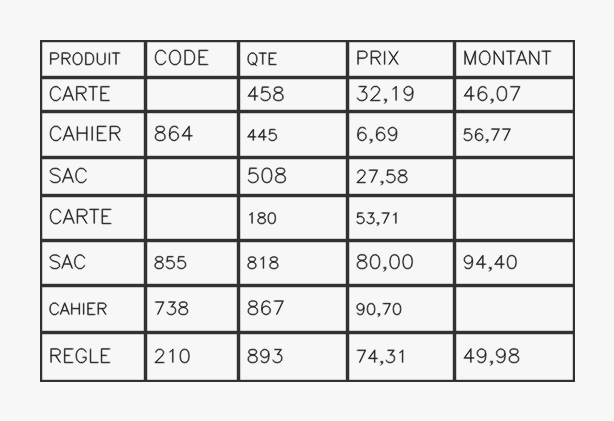
#> input picture corpus/smoke/bordures-01.png, 614 x 421 px
$ python -i images.py   (imports and definitions only)
#> lines starting #> are read from the running program, lines starting #| are printed output that depends on the picture; after the words box and inside, x2 and y2 are one past the last pixel; in counts of white or black regions, pixels touching at a corner belong together
### detector/grid.py
MAX_ROWS = 50
MAX_COLUMNS = 24
MAX_CELLS = 800


def allowed_shape(rows, columns):
    return (
        1 <= rows <= MAX_ROWS
        and 1 <= columns <= MAX_COLUMNS
        and rows * columns <= MAX_CELLS
    )

### detector/images.py
from dataclasses import dataclass
from itertools import pairwise

import cv2
import numpy as np


from .grid import allowed_shape

MAX_SIDE = 1800
MIN_TABLE_AREA = 0.07


@dataclass
class GridLayout:
    ink: np.ndarray
    xs: list[int]
    ys: list[int]
    gray: np.ndarray | None = None
    to_source: np.ndarray | None = None
    warning: str = ""

    @property
    def width(self):
        return len(self.xs) - 1

    @property
    def height(self):
        return len(self.ys) - 1


def _threshold(gray):
    return cv2.adaptiveThreshold(
        gray, 255, cv2.ADAPTIVE_THRESH_GAUSSIAN_C, cv2.THRESH_BINARY_INV, 31, 11
    )


def _rectified_candidates(gray, ink):
    """Propose des contours fermés et leur redressement, par surface décroissante."""
    height, width = gray.shape
    connected = cv2.morphologyEx(ink, cv2.MORPH_CLOSE, np.ones((5, 5), np.uint8))
    contours, _ = cv2.findContours(connected, cv2.RETR_LIST, cv2.CHAIN_APPROX_SIMPLE)
    for contour in sorted(contours, key=cv2.contourArea, reverse=True)[:8]:
        if cv2.contourArea(contour) < width * height * MIN_TABLE_AREA:
            break
        polygon = cv2.approxPolyDP(contour, 0.022 * cv2.arcLength(contour, True), True)
        if len(polygon) != 4 or not cv2.isContourConvex(polygon):
            continue
        boundary = cv2.boundingRect(polygon)
        left, right = np.split(polygon.reshape(4, 2)[np.argsort(polygon[:, 0, 0])], 2)
        tl, bl = left[np.argsort(left[:, 1])]
        tr, br = right[np.argsort(right[:, 1])]
        target_width = round(max(np.linalg.norm(tr - tl), np.linalg.norm(br - bl)))
        target_height = round(max(np.linalg.norm(bl - tl), np.linalg.norm(br - tr)))
        if min(target_width, target_height) < 40:
            continue
        margin = 10
        target = np.float32(
            [
                [margin, margin],
                [margin + target_width, margin],
                [margin + target_width, margin + target_height],
                [margin, margin + target_height],
            ]
        )
        transform = cv2.getPerspectiveTransform(np.float32([tl, tr, br, bl]), target)
        image = cv2.warpPerspective(
            gray,
            transform,
            (target_width + 2 * margin, target_height + 2 * margin),
            borderValue=255,
        )
        yield image, boundary, np.linalg.inv(transform)


def _is_fragment(bounds, enclosing):
    x, y, w, h = bounds
    left, top, width, height = enclosing
    return (
        w * h < 0.35 * width * height
        and left - 3 <= x
        and top - 3 <= y
        and x + w <= left + width + 3
        and y + h <= top + height + 3
    )


def _rectified_photo(gray, ink):
    candidate = next(_rectified_candidates(gray, ink), None)
    return candidate[0] if candidate is not None else None


def _line_positions(mask, axis):
    coverage = np.count_nonzero(mask, axis=axis)
    stride = mask.shape[axis]
    indices = np.flatnonzero(coverage >= max(stride * 0.16, coverage.max() * 0.44))
    if not len(indices):
        return []
    groups = np.split(indices, np.flatnonzero(np.diff(indices) > 3) + 1)
    return [int(np.average(group, weights=coverage[group])) for group in groups]


def _axis_lines(ink, length, horizontal):
    gap = max(3, length // 120)
    span = max(13, length // 18)
    close_shape = (1, gap) if horizontal else (gap, 1)
    open_shape = (1, span) if horizontal else (span, 1)
    connected = cv2.morphologyEx(ink, cv2.MORPH_CLOSE, np.ones(close_shape, np.uint8))
    return cv2.morphologyEx(connected, cv2.MORPH_OPEN, np.ones(open_shape, np.uint8))


def _has_weak_segment(line_mask, positions, divisions, radius):
    # Une interruption locale brève est tolérée. Un bord de cellule absent ne l'est pas.
    for coordinate in positions[1:-1]:
        band = line_mask[max(0, coordinate - radius) : coordinate + radius + 1]
        stroke = band.any(axis=0)
        for left, right in pairwise(divisions):
            margin = max(1, (right - left) // 10)
            if stroke[left + margin : right - margin].mean() < 0.48:
                return True
    return False


def _layout(ink, *, tolerate_drift=False, gray=None, to_source=None):
    height, width = ink.shape
    horizontal = _axis_lines(ink, width, horizontal=True)
    vertical = _axis_lines(ink, height, horizontal=False)
    if tolerate_drift:
        # Après redressement, le tracé papier peut encore s'écarter de quelques pixels.
        xs = _line_positions(cv2.dilate(vertical, np.ones((1, 9), np.uint8)), axis=0)
        ys = _line_positions(cv2.dilate(horizontal, np.ones((9, 1), np.uint8)), axis=1)
    else:
        xs = _line_positions(vertical, axis=0)
        ys = _line_positions(horizontal, axis=1)
    if len(xs) < 2 or len(ys) < 2:
        return None

    # Les axes d'une grille rectangulaire se croisent, contrairement aux traits isolés.
    joint_size = 17 if tolerate_drift else 7
    joint_kernel = np.ones((joint_size, joint_size), np.uint8)
    joint = cv2.bitwise_and(
        cv2.dilate(horizontal, joint_kernel),
        cv2.dilate(vertical, joint_kernel),
    )
    intersections = joint[np.ix_(ys, xs)] != 0
    if tolerate_drift:
        # Un trait dans une cellule peut apparaître dans la projection mais ne
        # rencontre presque jamais les séparateurs de l'autre direction.
        rows = intersections.mean(axis=1) >= 0.33
        columns = intersections.mean(axis=0) >= 0.33
        ys = [position for position, keep in zip(ys, rows, strict=True) if keep]
        xs = [position for position, keep in zip(xs, columns, strict=True) if keep]
        intersections = intersections[np.ix_(rows, columns)]
    if not allowed_shape(len(ys) - 1, len(xs) - 1):
        return None
    if min(np.diff(xs)) < 8 or min(np.diff(ys)) < 8:
        return None
    if (
        not intersections[[0, -1], :][:, [0, -1]].all()
        or (intersections.mean(axis=0) < 0.75).any()
        or (intersections.mean(axis=1) < 0.75).any()
    ):
        return None
    lines = cv2.dilate(cv2.bitwise_or(horizontal, vertical), np.ones((3, 3), np.uint8))
    text = cv2.bitwise_and(ink, cv2.bitwise_not(lines))
    radius = 10 if tolerate_drift else 5
    warning = ""
    if _has_weak_segment(horizontal, ys, xs, radius) or _has_weak_segment(
        vertical.T, xs, ys, radius
    ):
        warning = (
            "Certains séparateurs sont trop incomplets. Vérifiez les dimensions et "
            "recopiez les valeurs, notamment si la page contient des cellules fusionnées."
        )
    return GridLayout(text, xs, ys, gray=gray, to_source=to_source, warning=warning)


def _overlap(first, second):
    x, y, w, h = first
    a, b, width, height = second
    return x < a + width and a < x + w and y < b + height and b < y + h


def detect_grid(gray):
    """Détecte les séparateurs d'un tableau unique, avec un essai après redressement."""
    if min(gray.shape) < 32:
        return None
    ink = _threshold(gray)
    candidates = []
    direct = _layout(ink, gray=gray)
    if direct is not None:
        area = (direct.xs[-1] - direct.xs[0]) * (direct.ys[-1] - direct.ys[0])
        if area >= gray.size * MIN_TABLE_AREA:
            candidates.append(direct)

    independent, enclosures = [], []
    for rectified, boundary, to_source in _rectified_candidates(gray, ink):
        rectified_ink = _threshold(rectified)
        options = {"gray": rectified, "to_source": to_source}
        layout = _layout(rectified_ink, **options) or _layout(
            rectified_ink, tolerate_drift=True, **options
        )
        size = layout.height * layout.width if layout is not None else 0
        nested = any(
            _is_fragment(boundary, previous) and (size <= 1 or previous_size > 1)
            for previous, previous_size in enclosures
        )
        if nested:
            continue
        enclosures.append((boundary, size))
        if layout is None:
            continue
        candidates.append(layout)
        if size >= 2 and not any(
            _overlap(boundary, previous) for previous in independent
        ):
            independent.append(boundary)

    best = max(
        candidates,
        key=lambda layout: (layout.width * layout.height, not layout.warning),
        default=None,
    )
    if best is not None and len(independent) > 1:
        best.warning = (
            "Plusieurs tableaux possibles sont présents sur la page. "
            "Recadrez un seul tableau ou corrigez la grille manuellement."
        )
    return best

>>> import cv2
>>> picture = cv2.imread('../corpus/smoke/bordures-01.png', cv2.IMREAD_GRAYSCALE)
#> picture: shape (421, 614); min 28, max 247, mean 226.1
>>> result = detect_grid(picture)
#> in _threshold, `return cv2.adaptiveThreshold( gray, 255, cv2.ADAPTIVE_THRESH_GAUSSIAN_..`:
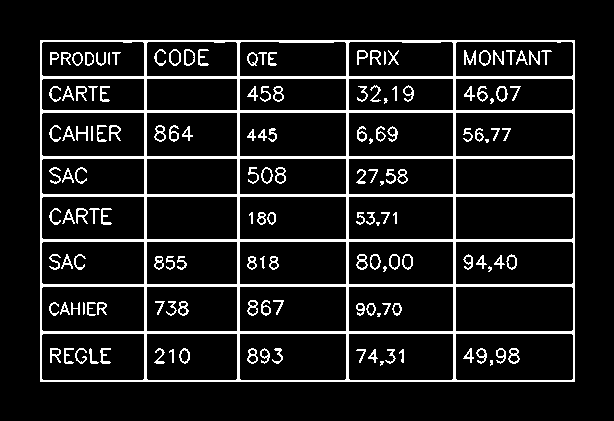
#> returned value: shape (421, 614); 10.5% white; 146 white regions (11 under 20 px), largest, box (x1, y1, x2, y2) and area: (40, 40, 575, 382) 18613, (464, 50, 476, 65) 97, (109, 125, 121, 141) 88
#> in _axis_lines, `connected = cv2.morphologyEx(ink, cv2.MORPH_CLOSE, np.ones(close_shape..`: connected: shape (421, 614); 11.5% white; 43 white regions, largest, box (x1, y1, x2, y2) and area: (40, 40, 575, 382) 18613, (464, 50, 552, 66) 709, (49, 125, 121, 142) 573
#> in _axis_lines, `return cv2.morphologyEx(connected, cv2.MORPH_OPEN, np.ones(open_shape,..`: returned value: shape (421, 614); 5.4% white; 17 white regions, largest, box (x1, y1, x2, y2) and area: (41, 76, 576, 79) 1605, (41, 110, 576, 113) 1605, (41, 156, 576, 159) 1605
#> call 2 of _axis_lines, with length = 421, horizontal = False
#> in _axis_lines (call 2), `connected = cv2.morphologyEx(ink, cv2.MORPH_CLOSE, np.ones(close_shape..`: connected: shape (421, 614); 10.6% white; 146 white regions (11 under 20 px), largest, box (x1, y1, x2, y2) and area: (40, 40, 575, 382) 18613, (464, 50, 476, 65) 97, (508, 348, 520, 364) 96
#> in _axis_lines (call 2), `return cv2.morphologyEx(connected, cv2.MORPH_OPEN, np.ones(open_shape,..`:
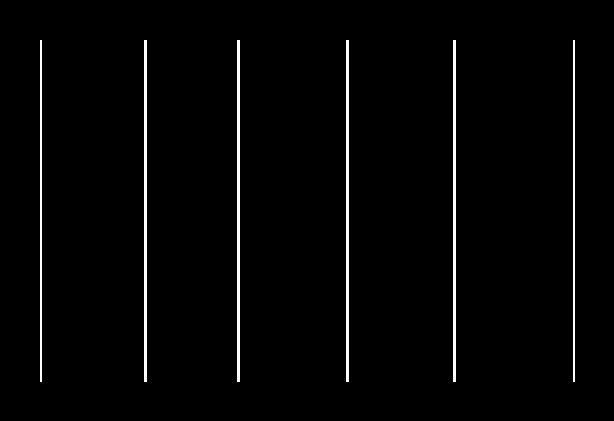
#> returned value: shape (421, 614); 2.1% white; 6 white regions, box (x1, y1, x2, y2) and area: (144, 40, 147, 382) 1026, (237, 40, 240, 382) 1026, (346, 40, 349, 382) 1026, (453, 40, 456, 382) 1026, (40, 40, 42, 382) 684, (573, 40, 575, 382) 684
#> in _line_positions, `coverage = np.count_nonzero(mask, axis=axis)`: coverage = 614 values, max 342 at index 40, min 0 at index 0, mean 8.91
#> in _line_positions, `indices = np.flatnonzero(coverage >= max(stride * 0.16, coverage.max()..`: indices = [40, 41, 144, 145, 146, 237, 238, 239, 346, 347, 348, 453, 454, 455, 573, 574]
#> in _line_positions, `groups = np.split(indices, np.flatnonzero(np.diff(indices) > 3) + 1)`: groups = [[40, 41], [144, 145, 146], [237, 238, 239], [346, 347, 348], [453, 454, 455], [573, 574]]
#> in _layout, `xs = _line_positions(vertical, axis=0)`: xs = [40, 145, 238, 347, 454, 573]
#> in _layout, `ys = _line_positions(horizontal, axis=1)`: ys = [40, 77, 111, 157, 195, 240, 285, 332, 380]
#> in _layout, `joint = cv2.bitwise_and( cv2.dilate(horizontal, joint_kernel), cv2.dil..`:
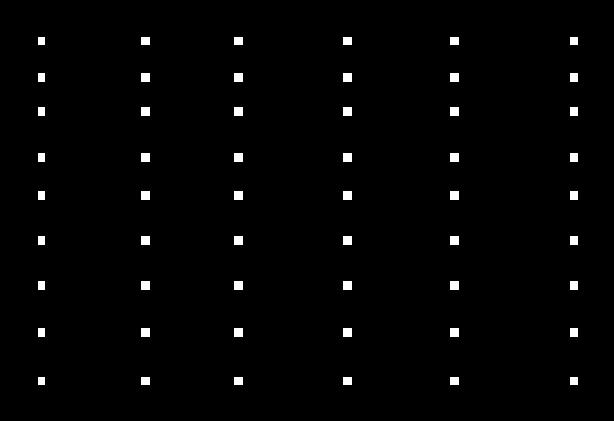
#> joint: shape (421, 614); 1.6% white; 54 white regions, largest, box (x1, y1, x2, y2) and area: (141, 73, 150, 82) 81, (234, 73, 243, 82) 81, (343, 73, 352, 82) 81
#> in _layout, `intersections = joint[np.ix_(ys, xs)] != 0`: intersections = [[True, True, True, True, True, True], [True, True, True, True, True, True], [True, True, True, True, True, True], [True, True, True, True, True, True], [True, True, True, True, True, True], [True, True, True, True, True, True], [True, True, True, True, True, True], [True, True, True, True, True, True], [True, True, True, True, True, True]]
#> in _layout, `lines = cv2.dilate(cv2.bitwise_or(horizontal, vertical), np.ones((3, 3..`: lines: shape (421, 614); 12.7% white; 9 white regions, largest, box (x1, y1, x2, y2) and area: (39, 39, 577, 383) 31660, (65, 131, 105, 135) 160, (50, 52, 100, 55) 150
#> in _layout, `text = cv2.bitwise_and(ink, cv2.bitwise_not(lines))`:
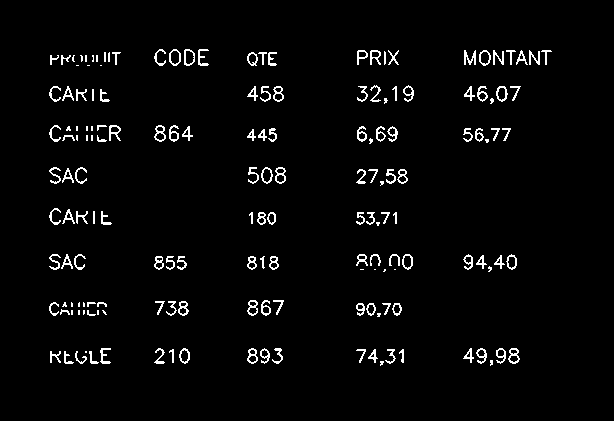
#> text: shape (421, 614); 3.1% white in thin lines or dots, all inside (x1, y1, x2, y2) = (49, 49, 552, 366)
#> the loop in _has_weak_segment, `for coordinate in positions[1:-1]:` made 7 passes
#> coordinate on passes 1 to 7: 77, 111, 157, 195, 240, 285, 332
#> the loop in _has_weak_segment (call 2), `for coordinate in positions[1:-1]:` made 4 passes
#> coordinate on passes 1 to 4: 145, 238, 347, 454
#> in detect_grid, `area = (direct.xs[-1] - direct.xs[0]) * (direct.ys[-1] - direct.ys[0])`: area = 181220
#> the loop in detect_grid, `for rectified, boundary, to_source in _rectified_candidates(gray, ink):` made 1 pass
#> boundary on pass 1: (40, 40, 535, 342)
#> pass 1, in detect_grid, `rectified_ink = _threshold(rectified)`:
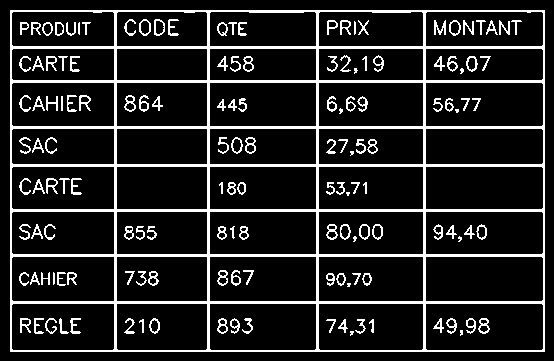
#> rectified_ink: shape (361, 554); 13.6% white; 146 white regions (11 under 20 px), largest, box (x1, y1, x2, y2) and area: (10, 10, 545, 352) 18613, (434, 20, 446, 35) 97, (79, 95, 91, 111) 88
#> pass 1, in _layout (call 2), `horizontal = _axis_lines(ink, width, horizontal=True)`:
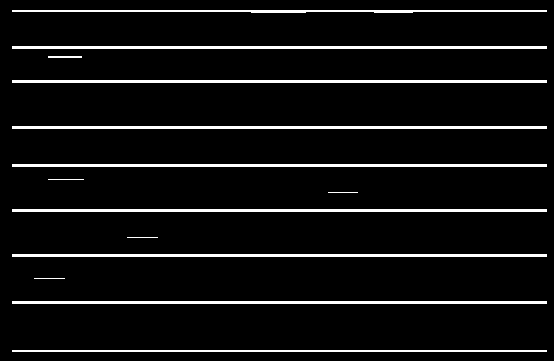
#> horizontal: shape (361, 554); 6.8% white; 14 white regions, largest, box (x1, y1, x2, y2) and area: (12, 46, 547, 49) 1605, (12, 80, 547, 83) 1605, (12, 126, 547, 129) 1605
#> pass 1, in _axis_lines (call 4), `connected = cv2.morphologyEx(ink, cv2.MORPH_CLOSE, np.ones(close_shape..`:
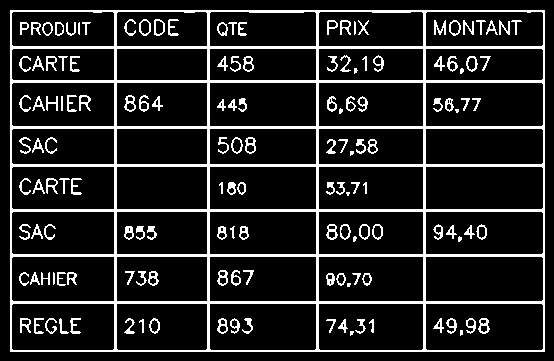
#> connected: shape (361, 554); 13.7% white; 146 white regions (11 under 20 px), largest, box (x1, y1, x2, y2) and area: (10, 10, 545, 352) 18613, (434, 20, 446, 35) 97, (478, 318, 490, 334) 96
#> after the loop in detect_grid, `for rectified, boundary, to_source in _rectified_candidates(gray, ink):`: candidates = 2 items; enclosures = [((40, 40, 535, 342), 40)]; independent = [(40, 40, 535, 342)]

$ run again, on corpus/smoke/fusion-01.png
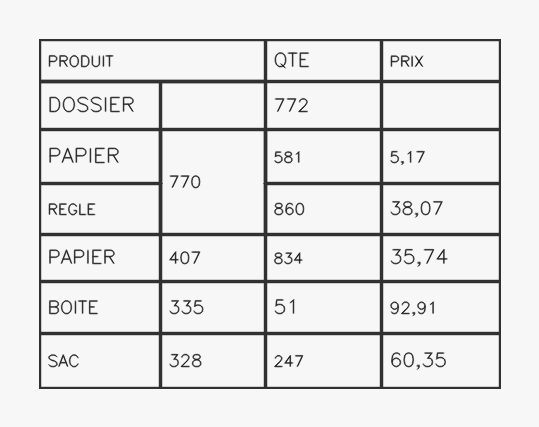
#> input picture corpus/smoke/fusion-01.png, 539 x 427 px
#> connected: shape (427, 539); 9.3% white; 41 white regions (1 under 20 px), largest, box (x1, y1, x2, y2) and area: (40, 39, 502, 389) 15148, (50, 96, 135, 113) 595, (49, 55, 115, 68) 439
#> connected: shape (427, 539); 9% white; 98 white regions (5 under 20 px), largest, box (x1, y1, x2, y2) and area: (39, 39, 501, 389) 15142, (48, 354, 68, 368) 115, (79, 203, 96, 216) 96
#> in _axis_lines (call 2), `return cv2.morphologyEx(connected, cv2.MORPH_OPEN, np.ones(open_shape,..`:
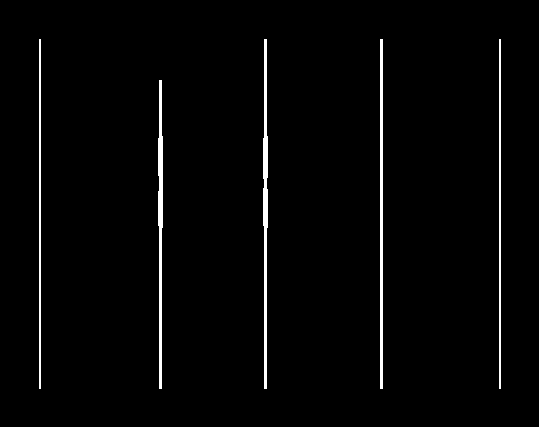
#> returned value: shape (427, 539); 2.1% white; 5 white regions, box (x1, y1, x2, y2) and area: (263, 39, 268, 389) 1210, (158, 80, 163, 389) 1092, (380, 39, 383, 389) 1050, (39, 39, 41, 389) 700, (499, 39, 501, 389) 700
#> coverage = 539 values, max 350 at index 39, min 0 at index 0, mean 8.82
#> indices = [39, 40, 159, 160, 161, 264, 265, 266, 380, 381, 382, 499, 500]
#> groups = [[39, 40], [159, 160, 161], [264, 265, 266], [380, 381, 382], [499, 500]]
#> xs = [39, 160, 265, 381, 499]
#> ys = [39, 81, 129, 183, 234, 281, 333, 387]
#> joint: shape (427, 539); 1.3% white; 39 white regions, largest, box (x1, y1, x2, y2) and area: (156, 77, 165, 87) 90, (156, 179, 166, 188) 90, (261, 179, 271, 188) 84
#> intersections = [[True, False, True, True, True], [True, True, True, True, True], [True, True, True, True, True], [True, True, True, True, True], [True, True, True, True, True], [True, True, True, True, True], [True, True, True, True, True], [True, True, True, True, True]]
#> lines: shape (427, 539); 11% white; 2 white regions, box (x1, y1, x2, y2) and area: (38, 38, 503, 390) 25328, (49, 203, 83, 206) 102
#> text: shape (427, 539); 2.3% white in thin lines or dots, all inside (x1, y1, x2, y2) = (48, 52, 448, 370)
#> the loop in _has_weak_segment, `for coordinate in positions[1:-1]:` made 3 passes
#> coordinate on passes 1 to 3: 81, 129, 183
#> area = 160080
#> the loop in detect_grid, `for rectified, boundary, to_source in _rectified_candidates(gray, ink):` made 1 pass
#> boundary on pass 1: (39, 39, 462, 350)
#> pass 1, in _axis_lines (call 4), `connected = cv2.morphologyEx(ink, cv2.MORPH_CLOSE, np.ones(close_shape..`:
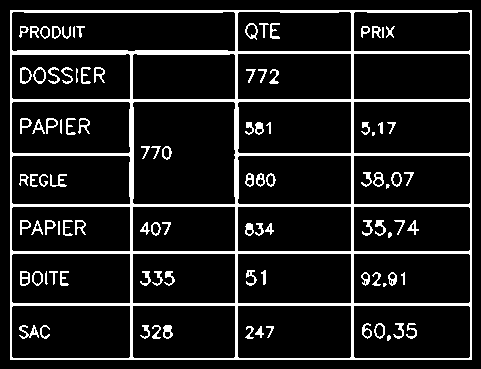
#> connected: shape (369, 481); 11.7% white; 98 white regions (5 under 20 px), largest, box (x1, y1, x2, y2) and area: (10, 10, 472, 360) 15142, (19, 325, 39, 339) 115, (50, 174, 67, 187) 96
#> after the loop in detect_grid, `for rectified, boundary, to_source in _rectified_candidates(gray, ink):`: candidates = 2 items; enclosures = [((39, 39, 462, 350), 28)]; independent = [(39, 39, 462, 350)]
